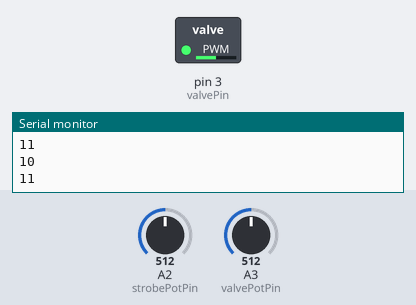
Bench run of a sketch on a simulated Arduino Uno, built with avr-gcc and run on an emulated ATmega328P. On the bench: switched loads named in the sketch (green lamp = pin HIGH), the last lines printed to the serial monitor. Inputs (shaded band) come from the test bench; at power-on: A3 (valvePotPin) = 512, A2 (strobePotPin) = 512.

Above: at 4.2 s.
4.3 s: A3 (valvePotPin) set to 716
At 4.8 s:
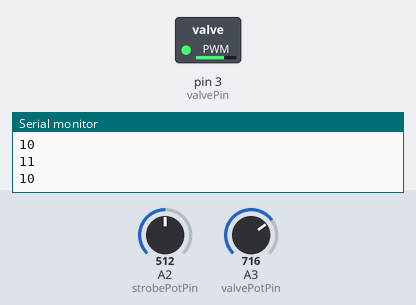
5.8 s: A3 (valvePotPin) set to 900
At 7.0 s:
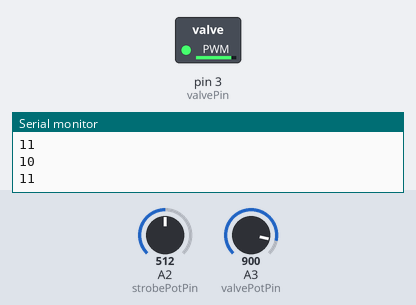
7.3 s: A3 (valvePotPin) set to 122
At 8.3 s:
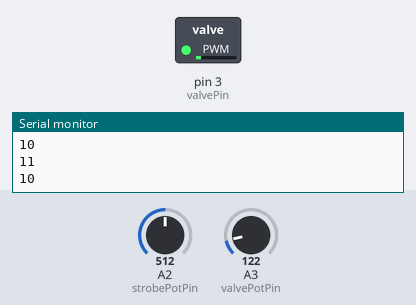
8.8 s: A3 (valvePotPin) set to 511
At 9.4 s:
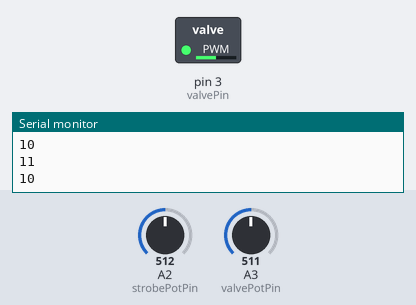
Timing chart, 0 to 11.3 s (numbered marks = the images above; inputs shaded):
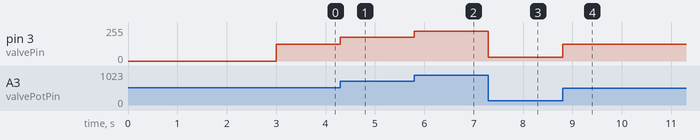

Measured:
- after the input at 4.3 s, pin 3 (valvePin): 127/255 → 178/255 at once
- after the input at 5.8 s, pin 3 (valvePin): 178/255 → 224/255 at once
- after the input at 7.3 s, pin 3 (valvePin): 224/255 → 30/255 at once
- after the input at 8.8 s, pin 3 (valvePin): 30/255 → 127/255 at once

The sketch:

strobe.ino
```cpp
#define LED_PIN     12

#define BRIGHTNESS  255
#define STROBE_TOL  50
#define VALVE_TOL  25


int strobePotPin = 2;    // select the input pin for the potentiometer
int valvePotPin = 3;
int valvePin = 3;    // select the input pin for the potentiometer
int valveFq = 0;
int tempValveFq = 0;
int strobeFq = 0;
int valvePWM = 0;// variable to store the value coming from the sensor


void setup() {
  // put your setup code here, to run once:

  delay(3000); // sanity delay
  Serial.begin(9600);      // open the serial port at 9600 bps:
  pinMode(valvePin, OUTPUT);
  //int valvePWM = map((valveFq*2),0,490,0,255);
  //analogWrite(valvePin,valvePWM);
}

unsigned long ms = 0;
unsigned long pms = 0;
int is_up = 0;
void loop() {
  // put your main code here, to run repeatedly:
  strobeFq = analogRead(strobePotPin)/STROBE_TOL;
  tempValveFq = analogRead(valvePotPin);///VALVE_TOL;// read the value from the sensor
  //Serial.println(tempValveFq);
  if(valveFq != tempValveFq){
    valveFq = tempValveFq;
    valvePWM = map(valveFq,0,1021,0,255);
    analogWrite(valvePin,valvePWM);
    //Serial.println(valvePWM);
  }

  ms = millis();

  unsigned long delta = ms-pms;

  if (delta>strobeFq){
    Serial.println(strobeFq);
    Serial.println(delta);
    if (is_up){
      digitalWrite(LED_PIN, LOW);
    }
    else {
      digitalWrite(LED_PIN, HIGH);
    }
    is_up = 1-is_up;
   pms = ms;
  }
}
```
